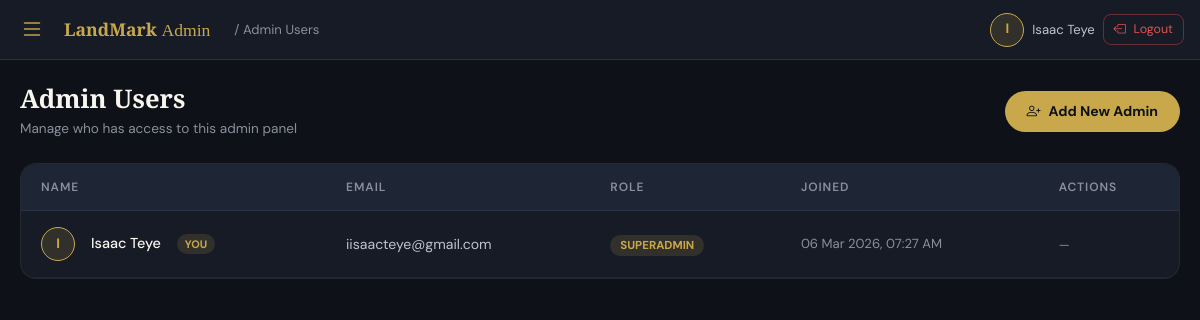
The page /admin/users (signed in) on the database as committed earlier.
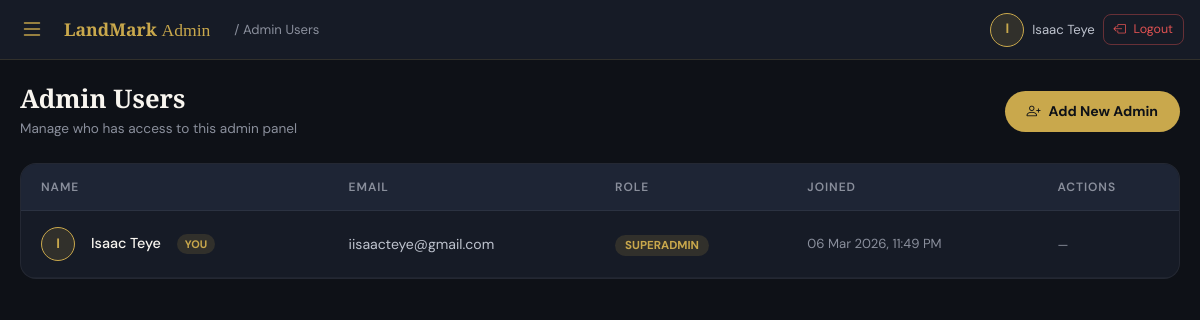
The same page on the database as committed later.
### tables this page shows
CREATE TABLE admin_users (
            id          INTEGER PRIMARY KEY AUTOINCREMENT,
            full_name   TEXT NOT NULL,
            email       TEXT NOT NULL UNIQUE,
            password    TEXT NOT NULL,
            role        TEXT NOT NULL DEFAULT 'admin',
            reset_token TEXT,
            created_at  TEXT NOT NULL DEFAULT (datetime('now'))
        );

### app.py (the view)
@app.route('/admin/users')
@admin_required
def admin_users():
    users = get_db().execute("SELECT * FROM admin_users ORDER BY created_at DESC").fetchall()
    return render_template('admin/users.html', users=users, agent=get_agent())

### app.py (called while the page is built)
def get_db():
    if 'db' not in g:
        g.db = sqlite3.connect(DATABASE)
        g.db.row_factory = sqlite3.Row
        g.db.execute("PRAGMA journal_mode=WAL")
        g.db.execute("PRAGMA foreign_keys=ON")
    return g.db

def get_setting(key, default=''):
    row = get_db().execute("SELECT value FROM settings WHERE key=?", (key,)).fetchone()
    return row['value'] if row else default

def get_agent():
    return {
        'name':     get_setting('agent_name',    'Isaac Teye'),
        'phone':    get_setting('agent_phone',   '0249315662'),
        'email':    get_setting('agent_email',   'iisaacteye@gmail.com'),
        'wa':       get_setting('agent_wa',      '233249315662'),
        'bio':      get_setting('agent_bio',     ''),
        'business': get_setting('business_name', 'LandMark Realty'),
    }

def fmt_dt(dt_str):
    try: return datetime.strptime(dt_str, '%Y-%m-%d %H:%M:%S').strftime('%d %b %Y, %I:%M %p')
    except: return dt_str or ''

def get_current_admin():
    if not session.get('admin_id'): return None
    return get_db().execute("SELECT * FROM admin_users WHERE id=?", (session['admin_id'],)).fetchone()

### templates/admin/users.html (shortened to what this page needs)
{% extends 'admin/base.html' %}
{% block page_title %}Admin Users{% endblock %}
{% block content %}
<div class="d-flex align-items-center justify-content-between mb-4 flex-wrap gap-3">
  <div>
    <h2 class="admin-page-title">Admin Users</h2>
    <p class="admin-page-sub">Manage who has access to this admin panel</p>
  </div>
  <a href="{{ url_for('admin_signup') }}" class="btn-gold" style="padding:10px 22px;">
    <i class="bi bi-person-plus me-2"></i>Add New Admin
  </a>
</div>
<div class="admin-card p-0" style="overflow:hidden;">
  <table style="width:100%;border-collapse:collapse;">
    <thead>
      <tr style="background:var(--ink-700);border-bottom:1px solid rgba(255,255,255,0.06);">
        <th style="padding:14px 20px;color:var(--stone);font-size:0.75rem;text-transform:uppercase;letter-spacing:0.08em;font-weight:600;">Name</th>
        <th style="padding:14px 20px;color:var(--stone);font-size:0.75rem;text-transform:uppercase;letter-spacing:0.08em;font-weight:600;">Email</th>
        <th style="padding:14px 20px;color:var(--stone);font-size:0.75rem;text-transform:uppercase;letter-spacing:0.08em;font-weight:600;">Role</th>
        <th style="padding:14px 20px;color:var(--stone);font-size:0.75rem;text-transform:uppercase;letter-spacing:0.08em;font-weight:600;">Joined</th>
        <th style="padding:14px 20px;color:var(--stone);font-size:0.75rem;text-transform:uppercase;letter-spacing:0.08em;font-weight:600;">Actions</th>
      </tr>
    </thead>
    <tbody>
      {% for u in users %}
      <tr style="border-bottom:1px solid rgba(255,255,255,0.04);">
        <td style="padding:16px 20px;">
          <div class="d-flex align-items-center gap-3">
            <div class="user-dot flex-shrink-0">{{ u.full_name[0] }}</div>
            <span style="color:var(--cream);font-weight:500;font-size:0.9rem;">{{ u.full_name }}</span>
            {% if u.id == session.get('admin_id') %}
            <span style="background:rgba(201,168,76,0.15);color:var(--gold);padding:2px 8px;border-radius:100px;font-size:0.68rem;font-weight:700;">YOU</span>
            {% endif %}
          </div>
        </td>
        <td style="padding:16px 20px;color:var(--stone-light);font-size:0.88rem;">{{ u.email }}</td>
        <td style="padding:16px 20px;">
          <span style="background:{{ 'rgba(201,168,76,0.15)' if u.role=='superadmin' else 'rgba(74,143,184,0.15)' }};color:{{ 'var(--gold)' if u.role=='superadmin' else '#4A8FB8' }};padding:3px 10px;border-radius:100px;font-size:0.72rem;font-weight:700;text-transform:uppercase;">
            {{ u.role }}
          </span>
        </td>
        <td style="padding:16px 20px;color:var(--stone);font-size:0.82rem;">{{ fmt_dt(u.created_at) }}</td>
        <td style="padding:16px 20px;">
          {% if u.id != session.get('admin_id') %}
          <form method="post" action="{{ url_for('admin_user_delete', id=u.id) }}"
                onsubmit="return confirm('Delete {{ u.full_name }}? This cannot be undone.')">
            <button type="submit" class="btn-danger" style="padding:6px 14px;font-size:0.8rem;">
              <i class="bi bi-trash me-1"></i>Delete
            </button>
          </form>
          {% else %}
          <span style="color:var(--stone);font-size:0.78rem;">—</span>
          {% endif %}
        </td>
      </tr>
      {% endfor %}
    </tbody>
  </table>
</div>
{% endblock %}

### templates/admin/base.html (shortened to what this page needs)
<!DOCTYPE html>
<html lang="en">
<head>
  <link href="https://cdn.jsdelivr.net/npm/bootstrap@5.3.2/dist/css/bootstrap.min.css" rel="stylesheet"/>
  <link href="https://cdn.jsdelivr.net/npm/bootstrap-icons@1.11.3/font/bootstrap-icons.min.css" rel="stylesheet"/>
  <link rel="stylesheet" href="{{ url_for('static', filename='css/admin.css') }}"/>
</head>
<body style="background:#0E1117; color:#F8F5EF; font-family:'DM Sans',sans-serif; margin:0; padding:0;">
<nav class="navbar navbar-dark sticky-top" style="background:#161B26; border-bottom:1px solid rgba(201,168,76,0.15); padding:0 16px; height:60px; z-index:1050;">
  <div class="d-flex align-items-center gap-3 w-100">
    <button class="btn p-1" type="button" data-bs-toggle="offcanvas" data-bs-target="#adminSidebar"
      style="color:#C9A84C; font-size:1.5rem; line-height:1; background:none; border:none;">
      <i class="bi bi-list"></i>
    </button>
    <span style="font-family:'Cormorant Garamond',serif; color:#C9A84C; font-size:1.1rem; font-weight:700;">
      LandMark <span style="font-weight:400;">Admin</span>
    </span>
    <span class="d-none d-sm-inline ms-2" style="color:#8A8F9C; font-size:0.82rem;">
      / {% block page_title %}Dashboard{% endblock %}
    </span>
    <div class="ms-auto d-flex align-items-center gap-2">
      {% set adm = get_current_admin() %}
      {% if adm %}
      <div style="width:34px;height:34px;border-radius:50%;background:rgba(201,168,76,0.15);border:1px solid #C9A84C;display:flex;align-items:center;justify-content:center;color:#C9A84C;font-weight:700;font-size:0.85rem;flex-shrink:0;">
        {{ adm.full_name[0] }}
      </div>
      <span class="d-none d-md-inline" style="color:#BEC3CE;font-size:0.82rem;">{{ adm.full_name }}</span>
      {% endif %}
      <a href="{{ url_for('admin_logout') }}"
        style="background:none;border:1px solid rgba(224,82,82,0.4);color:#E05252;border-radius:8px;padding:5px 10px;font-size:0.78rem;text-decoration:none;white-space:nowrap;">
        <i class="bi bi-box-arrow-left"></i>
        <span class="d-none d-sm-inline ms-1">Logout</span>
      </a>
    </div>
  </div>
</nav>
        {% set adm = get_current_admin() %}
<main style="padding:24px 20px; max-width:1200px; margin:0 auto;">
  {% block content %}{% endblock %}
</main>
</body>
</html>

Rows that differ between the two databases and show on the page:
changed admin_users "Isaac Teye": created_at "06 Mar 2026, 07:27 AM" → "06 Mar 2026, 11:49 PM"
